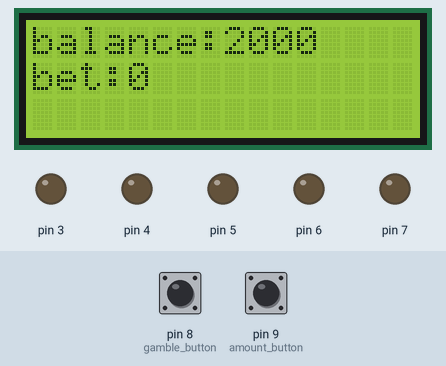
This sketch was run on a simulated Arduino Uno, built with avr-gcc and run on an emulated ATmega328P. Parts: 16×3 character LCD, output pins drawn as LEDs (lit = HIGH). The test bench sets the inputs (shaded band); at power-on: pin 9 (amount_button) LOW, pin 8 (gamble_button) LOW. Random numbers use the default seed unless the sketch sets one.

Above: at 1.2 s.
1.3 s: pin 9 (amount_button) pulled HIGH for 0.15 s
At 2.0 s:
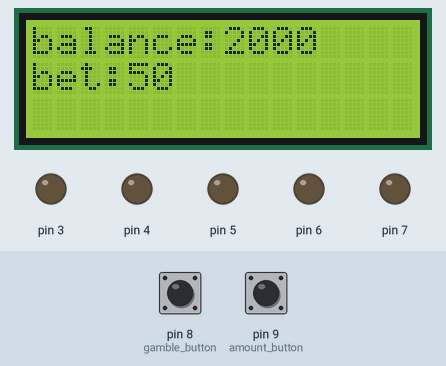
2.9 s: pin 8 (gamble_button) pulled HIGH for 0.15 s
At 4.4 s:
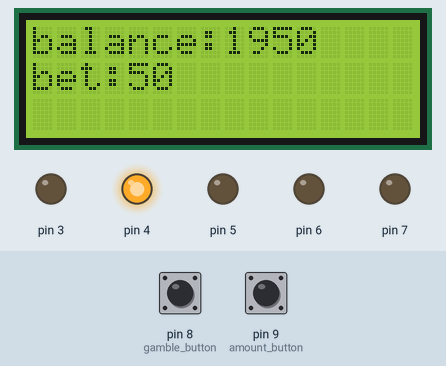
4.7 s: pin 8 (gamble_button) pulled HIGH for 1 s
At 6.0 s:
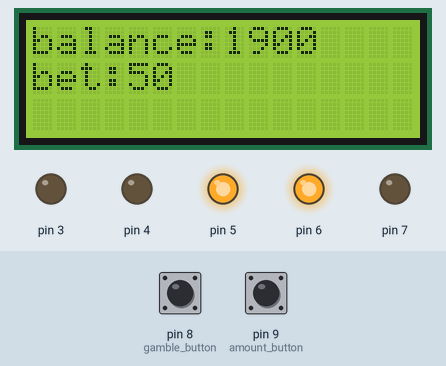
7.2 s: pin 8 (gamble_button) pulled HIGH for 0.15 s
At 7.9 s:
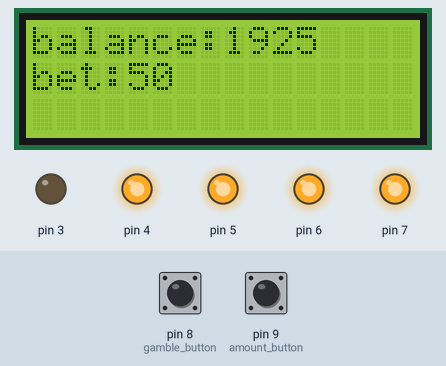
9.0 s: pin 8 (gamble_button) pulled HIGH for 3.2 s
At 10.4 s:
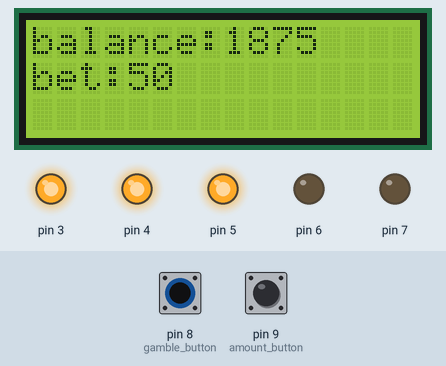
13.7 s: pin 9 (amount_button) pulled HIGH for 1 s
At 15.1 s:
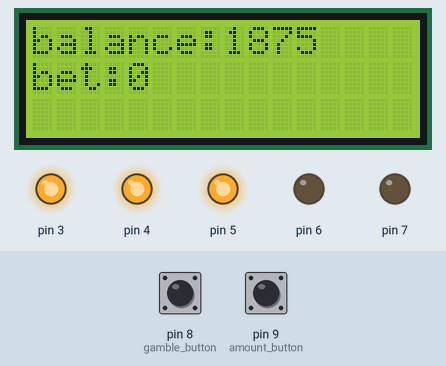
Timing chart, 0 to 16.7 s (numbered marks = the images above; inputs shaded):
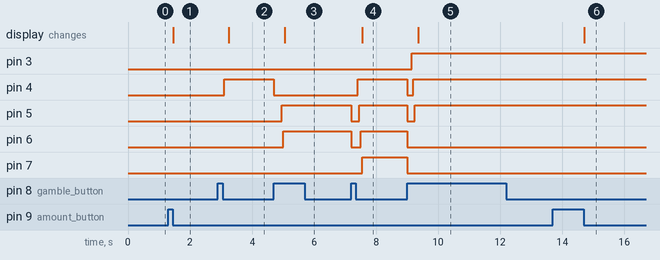

The sketch:

leka_hazartska_mashina.ino
```cpp
// 0 1 2 3 4

#define gamble_button 8
#define amount_button 9

#include <LiquidCrystal.h>

LiquidCrystal lcd(0,1,10,11,12,13);

int isGamblePressed;
int isAmountPressed;

bool gambleHoldCheck = true;

bool amountHoldCheck = false;
int amountState = LOW;
unsigned long amountPressTime;
int amountPressDiff;
bool amountDebug = false;

int balance = 2000;

int gamble = 0;

void setup()
{
  //Serial.begin(9600);

  pinMode(3,OUTPUT);
  pinMode(4,OUTPUT);
  pinMode(5,OUTPUT);
  pinMode(6,OUTPUT);
  pinMode(7,OUTPUT);

  pinMode(gamble_button,INPUT);
  pinMode(amount_button,INPUT);

  randomSeed(analogRead(2));

  lcd.begin(16,3);
  lcd.clear();


  lcdPrint();
}

void loop()
{
  amount_buttonPress();
  gamble_buttonPress();


}

void roll()
{
  int rolls[5] = {
    random(2), random(2), random(2), random(2), random(2)
  };
  for (int i = 0; i < 5; i++)
  {
    delay(50);
    //Serial.print(rolls[i]);
    digitalWrite(i+3,rolls[i]);
  }
  //Serial.print(" ");
  //Serial.println(gamble);

  balanceUpdate(rolls);
}

void reset()
{
  digitalWrite(3,LOW);
  digitalWrite(4,LOW);
  digitalWrite(5,LOW);
  digitalWrite(6,LOW);
  digitalWrite(7,LOW);
}

void gamble_buttonPress()
{
  isGamblePressed = digitalRead(gamble_button);
  if (isGamblePressed == HIGH && gambleHoldCheck)
  {
    if (gamble != 0)
    {
      reset();
    delay(100);
    roll();

    gambleHoldCheck = false;
    }
  }
  if (isGamblePressed == LOW)
  {
    gambleHoldCheck = true;
  }
}

void amount_buttonPress()
{
  amountState = digitalRead(amount_button);

  if (amountState == HIGH && !amountHoldCheck)
  {
	amountPressTime = millis();
    amountHoldCheck = true;
  }

  if (amountState == HIGH && amountHoldCheck)
  {
	 amountPressDiff = millis()-amountPressTime;
	 if (amountPressDiff >= 1000)
     {
		gamble = 0;
		lcdPrint();

		amountHoldCheck = false;
		amountDebug = true;
     }
  }

  if (amountState == LOW && amountHoldCheck)
  {
    if (amountPressDiff < 1000)
    {
		if (amountDebug)
        {
			amountDebug = false;
        }
		else
        {
			gamble += 50;
			lcdPrint();
        }
    }
	amountHoldCheck = false;
  }
}

void balanceUpdate(int rolls[5])
{
  int gambleAmount = gamble;
  balance -= gambleAmount;

  bool onethreefive = rolls[0] == rolls[2] && rolls[2] == rolls[4] && rolls[4] == 1;
  bool twofour = rolls[1] == rolls[3] && rolls[3] == 1;
  bool all = twofour && onethreefive;

  if (all)
  {
    gambleAmount *= 11;
  }
  else if (onethreefive)
  {
    gambleAmount *= 2;
  }
  else if (twofour)
  {
	 gambleAmount *= 1.5;
  }
  else gambleAmount = 0;

  balance += gambleAmount;

  lcdPrint();
}

void lcdPrint()
{
  lcd.clear();
  lcd.setCursor(0,0);
	lcd.print("balance:");
	lcd.print(balance);

  lcd.setCursor(0,1);
	lcd.print("bet:");
	lcd.print(gamble);
}
```

Measured:
- after the input at 1.3 s, the display: changes after 0.16 s (image 1)
- after the input at 2.9 s, pin 4: LOW → HIGH after 0.20 s; the display: changes after 0.36 s (image 2)
- after the input at 4.7 s, pin 4: HIGH → LOW at once; pin 5: LOW → HIGH after 0.25 s; pin 6: LOW → HIGH after 0.30 s; the display: changes after 0.36 s (image 3)
- after the input at 7.2 s, pin 4: LOW → HIGH after 0.20 s; pin 5: HIGH → LOW at once, → HIGH 0.25 s later; pin 6: HIGH → LOW at once, → HIGH 0.30 s later; pin 7: LOW → HIGH after 0.35 s; the display: changes after 0.36 s (image 4)
- after the input at 9.0 s, pin 3: LOW → HIGH after 0.15 s; pin 4: HIGH → LOW at once, → HIGH 0.20 s later; pin 5: HIGH → LOW at once, → HIGH 0.25 s later; pin 6, pin 7: HIGH → LOW at once; the display: changes after 0.36 s (image 5)
- after the input at 13.7 s, the display: changes after 1.0 s (image 6)
